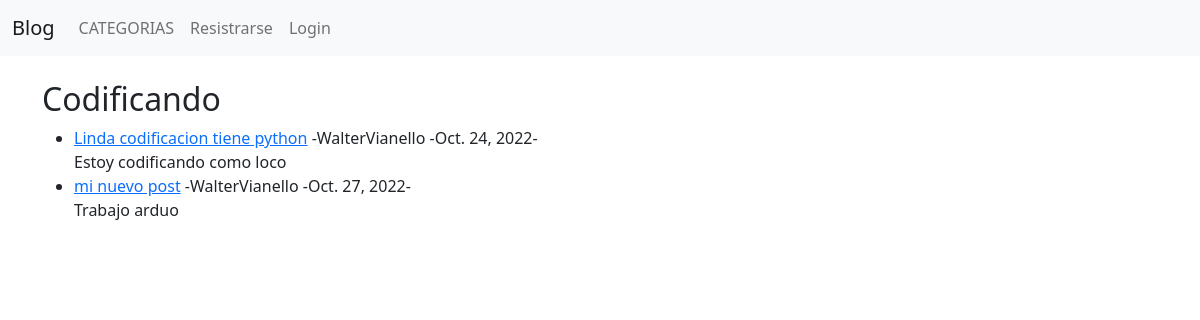
Before: /category/codificando/ with the older database file.
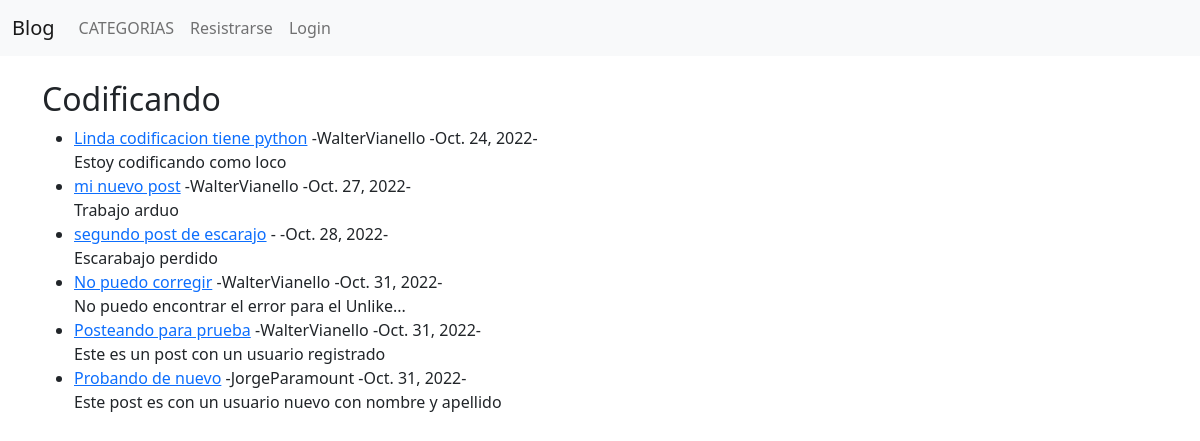
After: the same page with the newer database file.
### theblog/models.py (models this page shows, shortened)
class Post(models.Model):
    title=models.CharField(max_length=255)
    header_image=models.ImageField(null=True,blank=True, upload_to="images/")
    title_tag=models.CharField(max_length=255)
    author=models.ForeignKey(User,on_delete=models.CASCADE)
    body=RichTextField(blank=True, null=True)
    post_date=models.DateField(auto_now_add=True)
    category=models.CharField(max_length=255, default="No categorizado")
    snippet=models.CharField(max_length=255)
    likes=models.ManyToManyField(User, related_name="blog_posts")

### theblog/views.py (the view)
# urls.py: path("category/<str:cats>/",CategoryView,name="category"),
def CategoryView(request,cats):
    category_posts=Post.objects.filter(category=cats.replace("-"," "))
    return render(request, "categories.html",{"cats":cats.title().replace("-"," "),"category_posts":category_posts})

### theblog/templates/categories.html (shortened to what this page needs)
{%extends "base.html"%}
{%block content%}
{%if category_posts%}
    <h2>{{cats}}</h2>
    <ul>
    {%for post in category_posts%}
        <li><a href={%url "article_detail" post.pk%}>{{post.title}}</a>
            -{{post.author.first_name}}{{post.author.last_name}}
            -{{post.post_date}}- <br/>
        {{post.body|slice:":500"|safe}}</li>
    {%endfor%}
</ul>
{%else%}
    <h2>Lo siento esta pagina no existe!</h2>
{%endif%}
{% endblock %}

Changed rows visible on the page:
added Post: title "segundo post de escarajo", post_date "Oct. 28, 2022", body "Escarabajo perdido"
added Post: title "No puedo corregir", author.first_name "Walter", author.last_name "Vianello", post_date "Oct. 31, 2022", body "No puedo encontrar el error para el Unlike..."
added Post: title "Posteando para prueba", author.first_name "Walter", author.last_name "Vianello", post_date "Oct. 31, 2022", body "Este es un post con un usuario registrado"
added Post: title "Probando de nuevo", author.first_name "Jorge", author.last_name "Paramount", post_date "Oct. 31, 2022", body "Este post es con un usuario nuevo con nombre y apellido"
